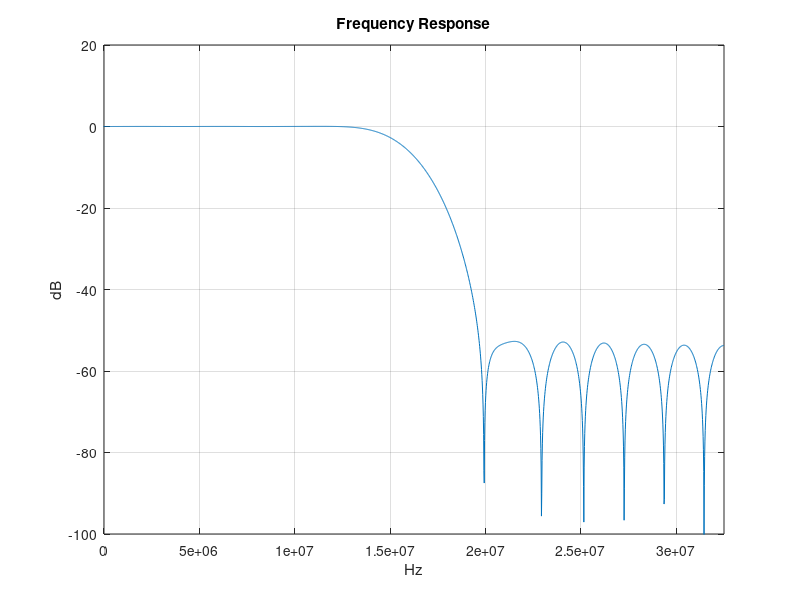
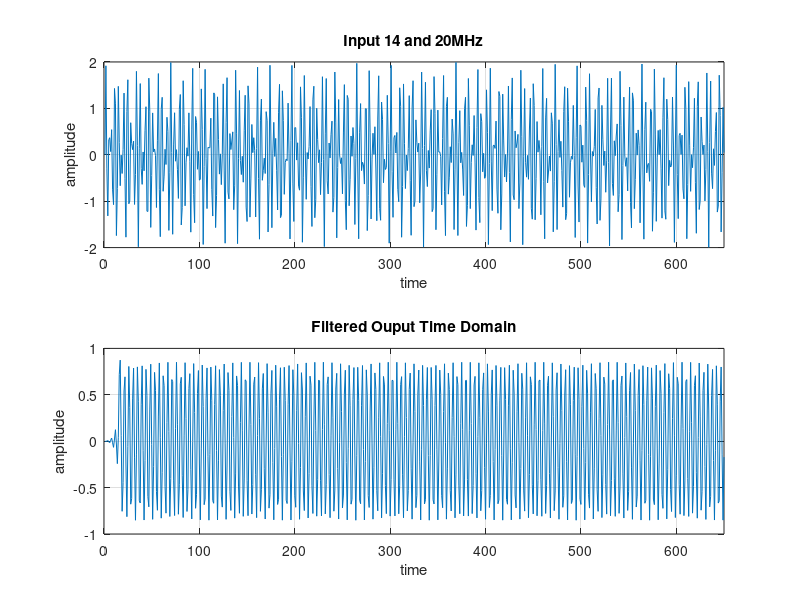
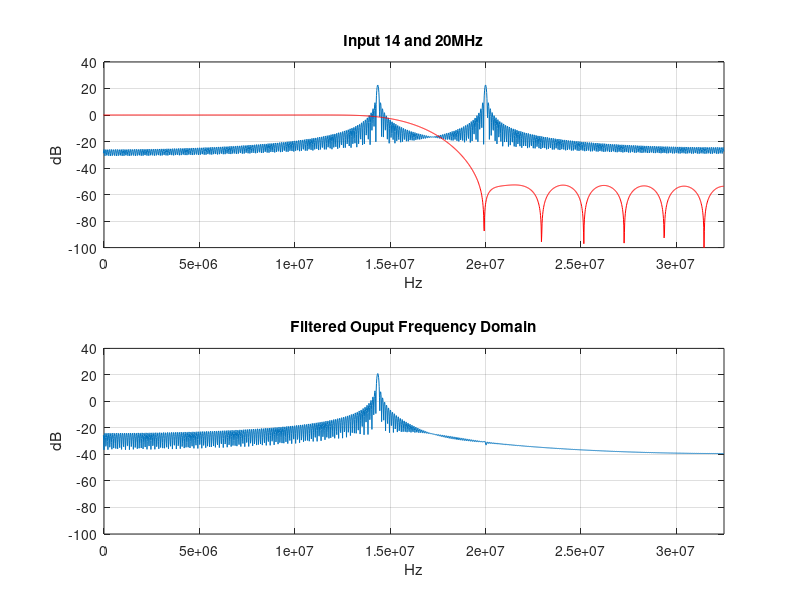
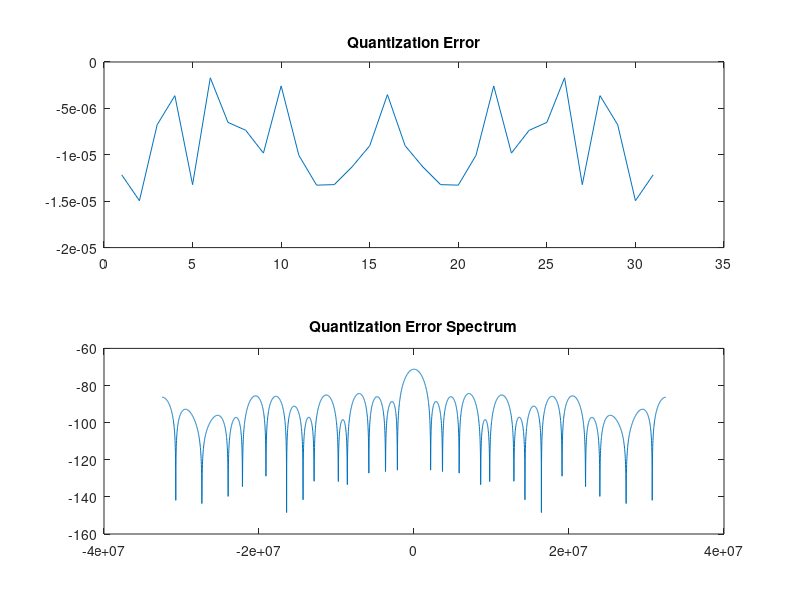

Write MATLAB code to recreate these figures, in order.
addpath("C:\Users\Martin Stoyanov\matlab")
pkg load signal
close all
clear all
clc


# 14.35MHz LPF design:
# cutoff frequency:
f = 16e6
# sampling frequency:
fs = 65e6
# normalized frequency:
wn = f/(fs/2)
# order:
n = 31

b = fir1(n-1, wn, 'low')
# stem(b)
# freqz(b, 1, 2*4096, fs)


figure
plot((-0.5 : 1/4096 : 0.5-1/4096)*fs, 20*log10(abs(fftshift(fft(b, 4096)))))
axis([0, fs/2, -100, 20])
title('Frequency Response')
xlabel('Hz')
ylabel('dB')
grid on


t = 0 : 1/fs : 10e-6 - 1/fs
input = sin(2*pi*14.35e6*t) + sin(2*pi*20e6*t)
output = filter(b, 1, input)

figure
subplot(2, 1, 1)
plot(input)
axis([0, 650, -2, 2])
title('Input 14 and 20MHz')
xlabel('time')
ylabel('amplitude')
grid on
subplot(2, 1, 2)
plot(output)
axis([0, 650, -1, 1])
title('Filtered Ouput Time Domain')
xlabel('time')
ylabel('amplitude')
grid on


inputn = (input/sum(input))/20
inputnlog = 20*log10(abs(fftshift(fft(inputn, 4096))))
outputn = filter(b, 1, inputn)

figure
subplot(211)
plot((-0.5 : 1/4096 : 0.5-1/4096)*fs, inputnlog)
axis([0, fs/2, -100, 40])
title('Input 14 and 20MHz')
xlabel('Hz')
ylabel('dB')
hold on
plot((-0.5 : 1/4096 : 0.5-1/4096)*fs, 20*log10(abs(fftshift(fft(b, 4096)))), 'color', 'r')
hold off
grid on
subplot(212)
plot((-0.5 : 1/4096 : 0.5-1/4096)*fs, 20*log10(abs(fftshift(fft(outputn, 4096)))))
axis([0, fs/2, -100, 40])
title('Filtered Ouput Frequency Domain')
xlabel('Hz')
ylabel('dB')
grid on


bits = 16
h_q1 = floor(b*2^bits)/2^bits
q1 = h_q1 - b;

figure
subplot(211)
plot(q1)
title('Quantization Error')
subplot(212)
plot((-0.5 : 1/4096 : 0.5-1/4096)*fs, 20*log10(abs(fftshift(fft(q1, 4096)))))
title('Quantization Error Spectrum')

figure
plot((-0.5 : 1/4096 : 0.5-1/4096)*fs, 20*log10(abs(fftshift(fft(b, 4096)))))
hold on
plot((-0.5 : 1/4096 : 0.5-1/4096)*fs, 20*log10(abs(fftshift(fft(h_q1, 4096)))), 'color', 'r')
grid on
axis([-fs/2, fs/2, -140, 5])
title('Frequency Spectrum - Blue(Octave), Red(16-Bit Quantized)')


h_scl = max(b);
h_q2 = floor((b/h_scl)*2^bits)/2^bits;
q2 = h_scl *h_q2 - b;

h_q2 = h_q2/sum(h_q2);

figure
subplot(211)
plot(q1)
title('Quantization Error')
subplot(212)
plot((-0.5 : 1/4096 : 0.5-1/4096)*fs, 20*log10(abs(fftshift(fft(q2, 4096)))))
title('Quantization Error Spectrum')

figure
plot((-0.5 : 1/4096 : 0.5-1/4096)*fs, 20*log10(abs(fftshift(fft(b, 4096)))))
hold on
plot((-0.5 : 1/4096 : 0.5-1/4096)*fs, 20*log10(abs(fftshift(fft(h_q2, 4096)))), 'color', 'r')
grid on
axis([-fs/2, fs/2, -140, 5])
title('Frequency Spectrum With Scaling - Blue(Octave), Red(16-Bit Quantized)')

